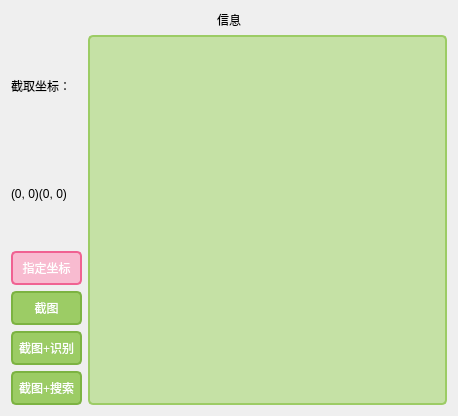
<?xml version="1.0" encoding="UTF-8"?>
<ui version="4.0">
 <class>Form</class>
 <widget class="QWidget" name="Form">
  <property name="geometry">
   <rect>
    <x>0</x>
    <y>0</y>
    <width>458</width>
    <height>416</height>
   </rect>
  </property>
  <property name="windowTitle">
   <string>Form</string>
  </property>
  <property name="styleSheet">
   <string notr="true">QPlainTextEdit, QLineEdit
{
  font: 14pt &quot;Microsoft YaHei UI&quot;;
  background-color:#c5e1a5;
  border:2px solid #9ccc65;
  border-radius:5px;
  color: #454545;
  padding: 6px 6px
}

/* labels and checkboxes */
QLabel,QCheckBox
{
  font: 14pt &quot;Microsoft YaHei UI&quot;;
}


/* 绿色按钮 */
QPushButton
{
  font: 14pt &quot;Microsoft YaHei UI&quot;;
  background-color:#9ccc65;
  border:2px solid #7cb342;
  border-radius:5px;
  color: white;
  padding: 6px 6px
}
QPushButton:hover
{
  font: 14pt &quot;Microsoft YaHei UI&quot;;
  background-color:#7cb342;
  border:2px solid #689f38;
  border-radius:5px;
  color:white;
  padding: 6px 6px
}
QPushButton:hover:pressed
{
  font: 14pt &quot;Microsoft YaHei UI&quot;;
  background-color:#558b2f; 
  border:2px solid #33691e;
  border-radius:5px;
  color:white;
  padding: 6px 6px
}</string>
  </property>
  <layout class="QVBoxLayout" name="verticalLayout_4">
   <item alignment="Qt::AlignHCenter">
    <widget class="QLabel" name="status_text">
     <property name="text">
      <string>信息</string>
     </property>
    </widget>
   </item>
   <item>
    <layout class="QHBoxLayout" name="horizontalLayout">
     <item>
      <layout class="QVBoxLayout" name="verticalLayout_3">
       <item>
        <layout class="QVBoxLayout" name="verticalLayout_2">
         <item>
          <widget class="QLabel" name="label">
           <property name="text">
            <string>截取坐标：</string>
           </property>
          </widget>
         </item>
         <item>
          <widget class="QLabel" name="coords">
           <property name="text">
            <string>(0, 0)(0, 0)</string>
           </property>
          </widget>
         </item>
        </layout>
       </item>
       <item>
        <layout class="QVBoxLayout" name="verticalLayout">
         <item>
          <widget class="QPushButton" name="btn_set_pos">
           <property name="styleSheet">
            <string notr="true">/* buttons */
QPushButton
{
  font: 14pt &quot;Microsoft YaHei UI&quot;;
  background-color:rgb(248,187,208);
  border:2px solid #f06292;
  border-radius:5px;
  color:white;
  padding: 6px 6px
}
QPushButton:hover
{
  font: 14pt &quot;Microsoft YaHei UI&quot;;
  background-color: #f48fb1;
  border:2px solid #ec407a;
  border-radius:5px;
  color:white;
  padding: 6px 6px
}
QPushButton:hover:pressed
{
  font: 14pt &quot;Microsoft YaHei UI&quot;;
  background-color:#f44336; 
  border:2px solid #d81b60;
  border-radius:5px;
  color:white;
  padding: 6px 6px
}</string>
           </property>
           <property name="text">
            <string>指定坐标</string>
           </property>
          </widget>
         </item>
         <item>
          <widget class="QPushButton" name="btn_cap">
           <property name="text">
            <string>截图</string>
           </property>
          </widget>
         </item>
         <item>
          <widget class="QPushButton" name="btn_ocr">
           <property name="text">
            <string>截图+识别</string>
           </property>
          </widget>
         </item>
         <item>
          <widget class="QPushButton" name="btn_search">
           <property name="text">
            <string>截图+搜索</string>
           </property>
          </widget>
         </item>
        </layout>
       </item>
      </layout>
     </item>
     <item>
      <widget class="QPlainTextEdit" name="plainTextEdit"/>
     </item>
    </layout>
   </item>
  </layout>
 </widget>
 <resources/>
 <connections/>
</ui>
